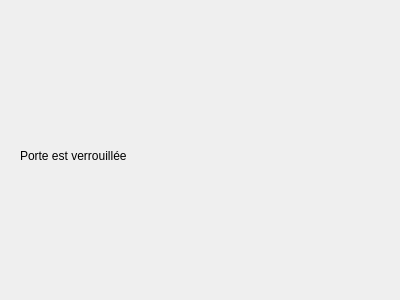
<?xml version="1.0" encoding="UTF-8"?>
<ui version="4.0">
 <class>Porte</class>
 <widget class="QWidget" name="Porte">
  <property name="geometry">
   <rect>
    <x>0</x>
    <y>0</y>
    <width>400</width>
    <height>300</height>
   </rect>
  </property>
  <property name="windowTitle">
   <string>Porte</string>
  </property>
  <widget class="QWidget" name="layoutWidget">
   <property name="geometry">
    <rect>
     <x>20</x>
     <y>20</y>
     <width>123</width>
     <height>179</height>
    </rect>
   </property>
   <layout class="QVBoxLayout" name="verticalLayout">
    <item>
     <widget class="QLabel" name="label_Image">
      <property name="text">
       <string/>
      </property>
      <property name="pixmap">
       <pixmap>:/images/porte_fermee.png</pixmap>
      </property>
     </widget>
    </item>
    <item>
     <widget class="QLabel" name="label_EtatPorte">
      <property name="text">
       <string>Porte est verrouillée</string>
      </property>
     </widget>
    </item>
   </layout>
  </widget>
 </widget>
 <resources/>
 <connections/>
</ui>
